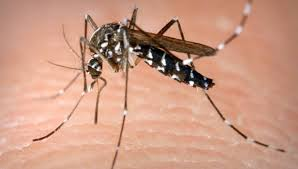
#> input picture Intro to OpenCV/m5.jpg, 298 x 169 px
$ python canny_edge.py
#> lines starting #> are read from the running program, lines starting #| are printed output that depends on the picture
import cv2
import numpy as np

img = cv2.imread('m5.jpg')
#> img is the input picture: shape (169, 298, 3); mean B, G, R 132.4, 154.4, 203.5

threshold1 = 50
threshold2 = 100

canny = cv2.Canny(img,threshold1,threshold2)
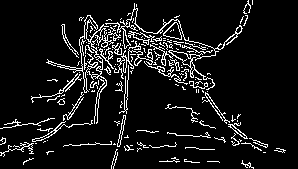
#> canny: shape (169, 298); 8.9% white in thin lines or dots

cv2.imshow('img',img)
cv2.imshow('img1',canny)

cv2.waitKey(0)
cv2.destroyAllWindows()

$ run again, with Intro to OpenCV/m13.jpg copied over Intro to OpenCV/m5.jpg
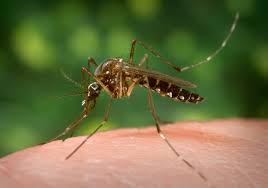
#> input picture Intro to OpenCV/m13.jpg, 268 x 188 px
#> img is the input picture: shape (188, 268, 3); mean B, G, R 67.1, 110.8, 108.8
#> `canny = cv2.Canny(img,threshold1,threshold2)`:
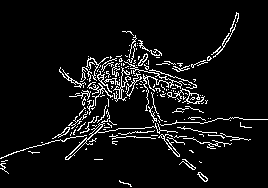
#> canny: shape (188, 268); 6.8% white in thin lines or dots
